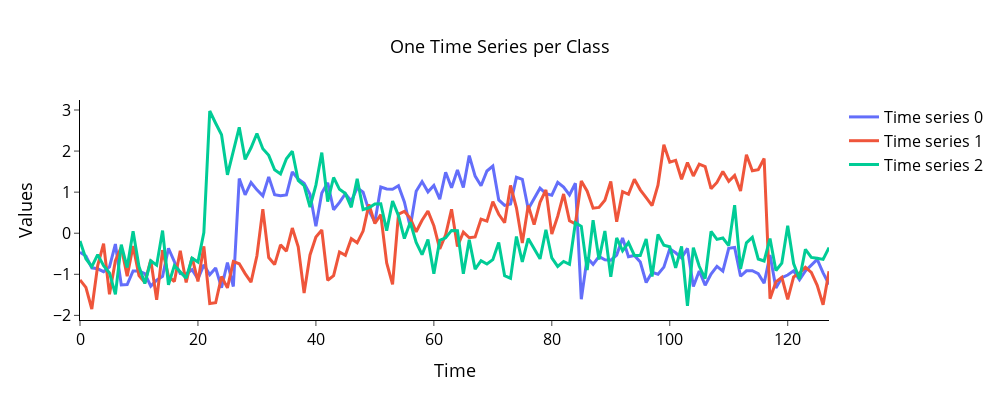

The notebook cell saved with this chart:
### Markdown cell above
Выполните визуализацию по одному временному ряду из каждого класса. Для этого используйте функцию `plot_ts()` из модуля *plots.py*.

### Code cell
ts_set_np = ts_set.to_numpy() if hasattr(ts_set, "to_numpy") else ts_set

ts_examples = []
for lbl in unique_labels:
    idx = np.where(labels_np == lbl)[0][0]
    ts_examples.append(ts_set_np[idx, :])

ts_examples = np.array(ts_examples)
plot_ts(ts_examples, plot_title="One Time Series per Class")
